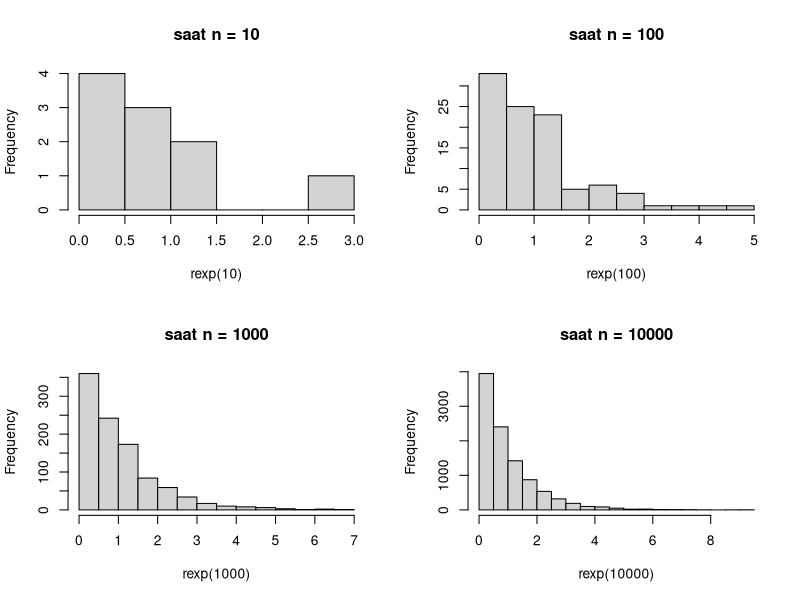

The R script that drew this image:
# A
lamda=3
dexp(3)

# B
par(mfrow = c(2, 2))
set.seed(1)
hist(rexp(10), main = "saat n = 10")
set.seed(1)
hist(rexp(100), main = "saat n = 100")
set.seed(1)
hist(rexp(1000), main = "saat n = 1000")
set.seed(1)
hist(rexp(10000), main = "saat n = 10000")


# C
rata = 3
cat ("Rataan(??) = ", rata, "\n")
var = lamda*3
cat ("Varian(??²) = ", var, "\n")
